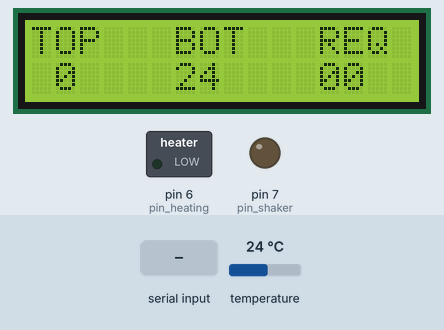
Simulated run of this sketch. Board: Arduino Uno, built with avr-gcc and run on an emulated ATmega328P. On the bench: 16×2 character LCD, switched loads named in the sketch (green lamp = pin HIGH), output pins drawn as LEDs (lit = HIGH). The inputs (shaded band) are chosen by the test bench; at power-on: temperature 24 °C. What the sketch prints to the serial monitor is not drawn.

Above: at 1.2 s.
1.3 s: "+" received over Serial
At 3.7 s:
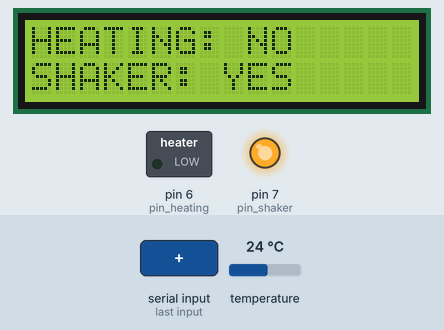
7.6 s: temperature set to 12 °C
At 10.6 s:
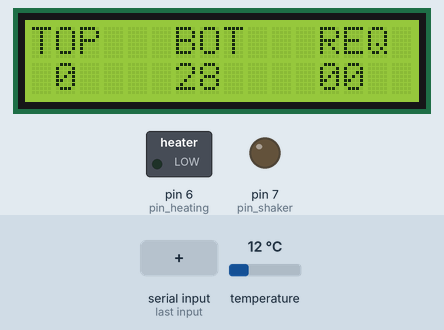
12.9 s: "t90\n" received over Serial
At 16.1 s:
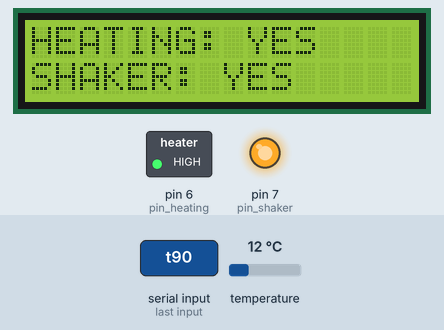
19.1 s: temperature set to 6.4 °C
At 23.0 s:
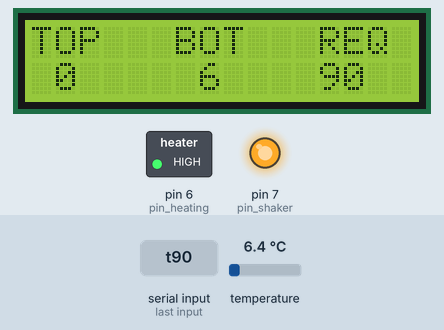
25.3 s: temperature set to 5.5 °C
At 28.7 s:
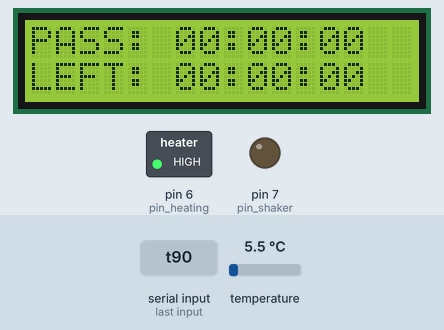
31.5 s: "t,45\n" received over Serial
At 36.9 s:
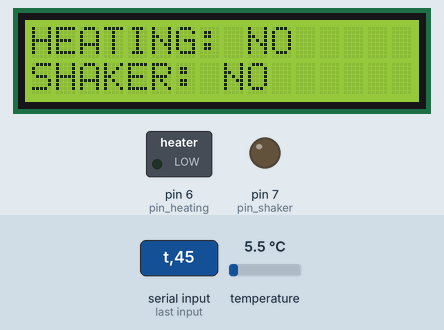
Timing chart, 0 to 38.4 s (numbered marks = the images above; inputs shaded):
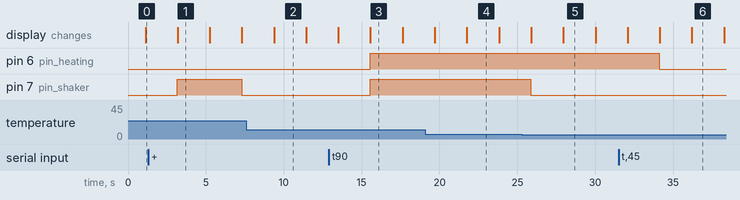

Measured:
- the behaviour switches between 6 and 5.9 °C on temperature (found by bisection; images 4 and 5)
- after the input at 1.3 s, pin 7 (pin_shaker): LOW → HIGH after 1.9 s, → LOW 4.1 s later; the display: changes after 1.9 s (image 1)
- after the input at 7.6 s, the display: changes after 1.8 s (image 2)
- after the input at 12.9 s, pin 6 (pin_heating), pin 7 (pin_shaker): LOW → HIGH after 2.6 s; the display: first differs from a run without the input after 2.7 s (image 3)
- after the input at 19.1 s, the display: first differs from a run without the input after 2.7 s (image 4)
- after the input at 25.3 s, pin 7 (pin_shaker): HIGH → LOW after 0.56 s; the display: first changes after 0.60 s (image 5 shows a later state)
- after the input at 31.5 s, pin 6 (pin_heating): HIGH → LOW after 2.6 s; the display: first differs from a run without the input after 4.7 s (image 6)

The sketch:

app.ino
```cpp
#include "sensors.h"
#include "constants.h"
#include "parser.h"
#include "output.h"


unsigned long start_time = -1;
int a = 0;

int output = 0;

void setup() {
	Serial.begin(9600);
	lcd.begin();
	pinMode(pin_heating, OUTPUT);
	pinMode(pin_shaker, OUTPUT);
	state = BeerState::MANUAL;
}

void loop()
{
  wrk();
}

void wrk()
{
  LOG("");
  LOG("");
	parse_BT();
  read_temp();
  control();
	output_BT();
  output_lcd();
  Serial.println(bt_str);
  delay(1000);
}


void test_bt_lcd()
{
  lcd.setCursor(0,0);
  lcd.print("                ");
  lcd.setCursor(0,1);
  lcd.print("                ");
  lcd.setCursor(0,0);

  int i = 0;
  if (!Serial.available())
  {
    lcd.print ("Nothing");
  }
  while(Serial.available())
  {
    char c = Serial.read();
    lcd.print(c);
  }
  delay(2000);
}


void test_mode()
{
	char s[16];
  read_temp();
  lcd.setCursor(0,0);
  lcd.print("                ");
  lcd.setCursor(0,1);
  lcd.print("                ");


  if (temperature[LOW] < 0)
  {
    temperature[LOW] += 32;
  }
  if (temperature[HIGH] < 0)
  {
    temperature[HIGH] += 32;
  }

  if (temperature[TOP] > 30)
  {
    digitalWrite(pin_heating, LOW);
  }
  else
  {
    digitalWrite(pin_heating, HIGH);
  }

  if (!output)
  {
    // TEMPERATURE
    lcd.setCursor(0, 0);
    lcd.print("TOP:    ");
    Serial.print("TOP = ");
    Serial.println(temperature[TOP]);
    lcd.print(temperature[TOP]);


    lcd.setCursor(0, 1);
    lcd.print("BOTTOM: ");
    Serial.print("BOTTOM = ");
    Serial.println(temperature[BOTTOM]);
    lcd.print(temperature[BOTTOM]);

	  }
	  else
	  {
      unsigned long TIME = millis();
      unsigned long SECONDS = (TIME / 1000) % 60;
      unsigned long MINUTES = (TIME / 60000) % 60;
      unsigned long HOURS = (TIME / 3600000);
      // TIME
      sprintf(s, "%02ld:%02ld:%02ld", HOURS, MINUTES, SECONDS);
      lcd.setCursor(0, 0);
      lcd.print("Time  ");
      lcd.print(s);

      //lcd.print(celsius);

      if (start_time != -1)
      {
          lcd.setCursor(0, 1);
          lcd.print("Start ");
          TIME = TIME - start_time;
          SECONDS = (TIME / 1000) % 60;
          MINUTES = (TIME / 60000) % 60;
          HOURS = (TIME / 3600000);
          sprintf(s, "%02ld:%02ld:%02ld", HOURS, MINUTES, SECONDS);
          lcd.print(s);
      }

      int val;
      if (Serial.available())
      {
          val = Serial.read();
          if (val == 's')
          {
              start_time = millis();
          }
          val = 0;
      }
  }

  output = output ? 0 : 1;
	delay(500);
}
```

constants.h
```cpp
#include "LiquidCrystal_I2C.h"
#pragma once
// nado posmotret, kakie nomera u etih pinov

// ten (heating element)
const uint8_t pin_heating = 6;

// meshalka (shaker)
const uint8_t pin_shaker = 7;

// ds temperature pin
const uint8_t ds_pin = 10;

// lcd object
LiquidCrystal_I2C lcd(0x3F, 16, 2);

/*
*  внутренние параметры системы
*/

// я думаю так: если температура различна
// в более чем delta_temperature (в цельсиях),
// то включаем насос на период времени shaker_period
// взял из головы

int delta_temperature = 10;

unsigned long shaker_period = 18000;


// LOGGING
// В РЕЛИЗЕ ЗАКОММЕНТИРУЙТЕ ВНУТРЕННОСТИ ФУНКЦИЙ
// В ДЕБАГЕ НАСЛАЖДАЙТЕСЬ КУЧЕЙ ФЛУДА В СЕРИАЛ ПОРТЕ

void LOG(const char* s)
{
//	Serial.print("DEBUG: ");
//	Serial.println(s);
}

void LOG(const char *s1, const char *s2)
{
//	Serial.print("DEBUG: ");
//	Serial.print(s1);
//	Serial.println(s2);
}

void LOG(const char *param, unsigned long val)
{
//  Serial.print("DEBUG: ");
//  Serial.print(param);
//  Serial.print(" = ");
//  Serial.println(val);
}
```

control.h
```cpp
#pragma once
#include "constants.h"
/*
*  параметры проекта
*/


// текущие температуры
float temperature[2] = {0.0f, 0.0f};

// чтобы использовать temperature[TOP] и temperature[BOTTOM]
#define TOP 1
#define BOTTOM 0

// булевские переменные работы тэна и насоса
bool heating_el_works = false;
bool shaker_works = false;


/*
*  параметры рецепта
*/

// время варки в секундах
unsigned long required_boil_time = 0;

// необходимая температура в градусах ЦЭЛЬСИЯ
int required_boil_temperature = 0;

// текущее время в секундах
unsigned long current_time = 0;

// время начала варки в секундах
unsigned long boil_start = -1;

// время начала мешания в секундах
unsigned long shake_start = 0;

// время начала ожидания
unsigned long wait_start = 0;


// енумка, отв за текущее состояние нашей варни
// MANUAL - ручное управление
// BOIL - просто варит
// SHAKE - мешает (и варит, если надо)
// NOSHAKE - время после мешания, когда мешать нельзя

enum BeerState {MANUAL, BOIL, SHAKE, NOSHAKE} state;


// функции контроля
// ручное вкл/выкл тэна и мешалки,
// переводит систему в состояние MANUAL
void brute_control_heating_el(char command)
{
  if (command == '+')
  {
    state = BeerState::MANUAL;
    digitalWrite(pin_heating, HIGH);
    heating_el_works = true;
  }
  else if (command == '-')
  {
    state = BeerState::MANUAL;
    digitalWrite(pin_heating, LOW);
    heating_el_works = false;
  }
}

void brute_control_shaker(char command)
{
  if (command == '+')
  {
    state = BeerState::MANUAL;
    digitalWrite(pin_shaker, HIGH);
    shaker_works = true;
  }
  else if (command == '-')
  {
    state = BeerState::MANUAL;
    digitalWrite(pin_shaker, LOW);
    shaker_works = false;
  }
}


// не ручное изменение состояний мешалки и ТЭНа. не переключаемся в MANUAL
void control_heating_el(char command)
{
  if (command == '+')
  {
    LOG("    control heating '+'   --  should start heat");
    digitalWrite(pin_heating, HIGH);
    heating_el_works = true;
  }
  else if (command == '-')
  {
    LOG("    control heating '-'   --  should stop heat");
    digitalWrite(pin_heating, LOW);
    heating_el_works = false;
  }
}

void control_shaker(char command)
{
  if (command == '+')
  {
    LOG("    control shaker '+'   --  should start shake");
    digitalWrite(pin_shaker, HIGH);
    shaker_works = true;
  }
  else if (command == '-')
  {
    LOG("    control shaker '-'   --  should stop shake");
    digitalWrite(pin_shaker, LOW);
    shaker_works = false;
  }
}

void control_timer(long new_time_seconds)
{
  required_boil_time = ((unsigned long) new_time_seconds);
}


void control_temperature(char new_temperature)
{
  required_boil_temperature = ((int) new_temperature);
}

void check_time()
{
  current_time = millis() / 1000;
}

void start_boil()
{
  state = BeerState::BOIL;

}


// MAIN CONTROL FUNCTION
void control()
{
  LOG("control function");
  check_time();
  if (state == BeerState::MANUAL)
  {
    LOG("  manual state -> do nothing");
    if (boil_start != -1)
    {
      boil_start = -1;
    }

    if (required_boil_temperature != 0)
    {
      required_boil_temperature = 0;
    }

    if (required_boil_time != 0)
    {
      required_boil_time = 0;
    }
  }
  else if (state == BeerState::BOIL)
  {
        LOG("  boil state");
        if (temperature[LOW] < required_boil_temperature  &&  !heating_el_works)
        {
          LOG("  low temp < required and heat no works -> should start heat");
          control_heating_el('+');
        }
        else if (temperature[LOW] > required_boil_temperature  &&  heating_el_works)
        {
          LOG("  too high temp ->  should stop heat");
          control_heating_el('-');
          if (boil_start == -1)
          {
            LOG("  boil first time and should record start_boil_time");
            boil_start = current_time;
            LOG("  boil_start", boil_start);
          }

        }
        int current_delta_temperature = temperature[LOW] - temperature[HIGH];
        current_delta_temperature = current_delta_temperature > 0 ? current_delta_temperature : -current_delta_temperature;
        if (current_delta_temperature > delta_temperature)
        {
          LOG("  current_delta_temp > delta -> start shake it baby");
          state = BeerState::SHAKE;
          shake_start = current_time;
          control_shaker('+');
        }

        if (

              (boil_start != -1)  &&  (boil_start + required_boil_time < current_time)
            )
        {

          LOG("  time is up, so take manual state again");
          state = BeerState::MANUAL;
          control_heating_el('-');
          control_shaker('-');
        }

  }
  else if (state == BeerState::SHAKE)
  {
    LOG("  SHAKE state");

    if ( (
            temperature[LOW] < required_boil_temperature
            || temperature[HIGH] < required_boil_temperature
          )
          && !heating_el_works
       )
    {
      LOG("  low temp < required and heat no works -> should start heat");
      control_heating_el('+');
    }
    else if (
             temperature[LOW] > required_boil_temperature
             || temperature[HIGH] > required_boil_temperature
            )
    {
      LOG("  too high temp ->  should stop heat");
      if(heating_el_works) control_heating_el('-');
      if (boil_start == -1)
      {
        LOG("  boil first time and should record start_boil_time");
        boil_start = current_time;
        LOG("  boil_start", boil_start);
      }
    }
    int current_delta_temperature = temperature[LOW] - temperature[HIGH];
    current_delta_temperature = current_delta_temperature > 0 ? current_delta_temperature : -current_delta_temperature;
    if (current_delta_temperature <= delta_temperature / 2)
    {
      LOG("  current_delta_temp <= delta/2 -> STOP shake it baby");
      state = BeerState::BOIL;
      control_shaker('-');
    }

    if (
          (boil_start != -1)
          && (boil_start + required_boil_time < current_time)
       )
    {
      LOG("  time is up, so take manual state again");
      state = BeerState::MANUAL;
      control_heating_el('-');
      control_shaker('-');
    }
  }
}
```

output.h
```cpp
#include "constants.h"
#include "control.h"

char bt_str[100];


//


void output_BT()
{
  sprintf (bt_str, "%d %d %ld %d %ld %d %d",
    (int) temperature[TOP],
    (int) temperature[BOTTOM],
    boil_start == -1 ? required_boil_time : required_boil_time - (current_time - boil_start),  // время, оставшееся на варку
    required_boil_temperature,
    required_boil_time,
    heating_el_works ? 1 : 0,
    shaker_works ? 1 : 0
  );
}

int lcd_str_num = 0;


void output_lcd_temp()
{
    char s[16];
    lcd.setCursor(0, 0);
    lcd.print("TOP   BOT   REQ ");
    lcd.setCursor(0, 1);
    sprintf(s, "% 2d    %2d    %02d", (int)temperature[TOP], (int)temperature[BOTTOM], required_boil_temperature);
    lcd.print(s);
}

void output_lcd_time()
{
  char s[16];
  lcd.setCursor(0,0);
  unsigned long boil_time = 0;
  int hours = 0;
  int minutes = 0;
  int seconds = 0;
  if (boil_start != -1)
  {
    boil_time = current_time - boil_start;
    hours = (int) (boil_time / 3600);
    minutes = (int) (boil_time / 60 % 60);
    seconds = (int) (boil_time % 60);
  }
  sprintf (s, "PASS: %02d:%02d:%02d", hours, minutes, seconds);
  lcd.print(s);

  lcd.setCursor(0,1);
  unsigned long left_time = required_boil_time - boil_time;
  hours = (int) (left_time / 3600);
  minutes = (int) (left_time / 60 % 60);
  seconds = (int) (left_time % 60);
  sprintf (s, "LEFT: %02d:%02d:%02d", hours, minutes, seconds);
  lcd.print(s);
}

void output_lcd_heating_shaker()
{
  char s[16];
  lcd.setCursor(0,0);
  sprintf (s, "HEATING: %s", heating_el_works ? "YES" : "NO");
  lcd.print(s);
  lcd.setCursor(0,1);
  sprintf (s, "SHAKER: %s", shaker_works ? "YES" : "NO");
  lcd.print(s);
}


void output_lcd()
{
  lcd.clear();
  switch(lcd_str_num)
  {
      case 0: output_lcd_temp();
              if (state == BeerState::BOIL) lcd_str_num = 1;
              else lcd_str_num = 2;
              break;
      case 1: output_lcd_time(); lcd_str_num = 2; break;
      case 2: output_lcd_heating_shaker(); lcd_str_num = 0; break;
  }
}
```

parser.h
```cpp
#include "constants.h"
#include "control.h"
#pragma once

char in_BT_str[100];
int i;

void parse_BT()
{
	for (i = 0; Serial.available() > 0 && i < 99; i++)
	{
		in_BT_str[i] = Serial.read();
	}
  in_BT_str[i] = 0;
  long parsed_time = 0;
  for (int j = 0; j < i; ++j)
  {
    switch (in_BT_str[j])
    {
      case 'h': brute_control_heating_el(in_BT_str[j+1]); j++; break;
      case 'p': brute_control_shaker(in_BT_str[j+1]); j++; break;

      // надо поменять
      case 'c':
                parsed_time = 0;
                // часы
                parsed_time += ( (in_BT_str[j+1] - '0') * 10 + (in_BT_str[j+2] - '0') ) * 3600;
                // минуты
                parsed_time += ( (in_BT_str[j+4] - '0') * 10 + (in_BT_str[j+5] - '0') ) * 60;
                // секунды
                parsed_time += ( (in_BT_str[j+7] - '0') * 10 + (in_BT_str[j+8] - '0') );
                control_timer(parsed_time);
                    j+=8;

                    break;


      case 't': control_temperature( (in_BT_str[j+1] - '0') * 10 + (in_BT_str[j+2] - '0')); j+=2; break;
    }

    start_boil();
  }


//  "h-$p-$c__:__:__$t__"


}
```

sensors.h
```cpp
#pragma once

#include <OneWire.h>
#include "constants.h"
#include "control.h"

OneWire  ds(ds_pin);
// on pin 10 (a 4.7K resistor is necessary)

void read_temp()
{
	char i;
	char present = 0;
	char type_s;
	char data[12];
	uint8_t addr[8];
	int current_sensor = 0;
	float celsius, fahrenheit;

	ds.reset_search();

	while (ds.search(addr))
	{
		if (OneWire::crc8(addr, 7) != addr[7])
		{
			return;
		}

		ds.reset();
		ds.select(addr);
		ds.write(0x44, 1);        // start conversion, with parasite power on at the end

		delay(1000);
		// maybe 750ms is enough, maybe not
		// we might do a ds.depower() here, but the reset will take care of it.

		present = ds.reset();
		ds.select(addr);
		ds.write(0xBE);         // Read Scratchpad

		for ( i = 0; i < 9; i++)
		{
			data[i] = ds.read();
		}

		int16_t raw = (data[1] << 8) | data[0];
		if (type_s)
		{
			raw = raw << 3;
			if (data[7] == 0x10)
			{
				raw = (raw & 0xFFF0) + 12 - data[6];
			}
		}
		else
		{
			byte cfg = (data[4] & 0x60);
			// at lower res, the low bits are undefined, so let's zero them
			if (cfg == 0x00) raw = raw & ~7;  // 9 bit resolution, 93.75 ms
			else if (cfg == 0x20) raw = raw & ~3; // 10 bit res, 187.5 ms
			else if (cfg == 0x40) raw = raw & ~1; // 11 bit res, 375 ms
		}
		celsius = (float)raw / 16.0;
    if (celsius < 0)
        celsius += 32.0f;
		temperature[current_sensor] = celsius;
		current_sensor++;
	}
	return;

}
```
